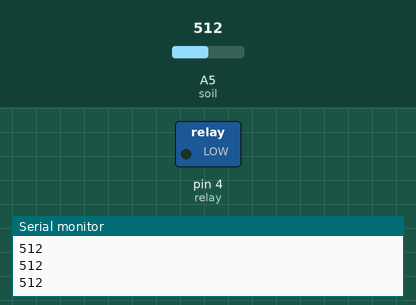
This sketch was run on a simulated Arduino Uno, built with avr-gcc and run on an emulated ATmega328P. Parts: switched loads named in the sketch (green lamp = pin HIGH), the last lines printed to the serial monitor. The test bench sets the inputs (shaded band); at power-on: A5 (soil) = 512.

Above: at 1.2 s.
1.3 s: A5 (soil) set to 490
At 2.0 s:
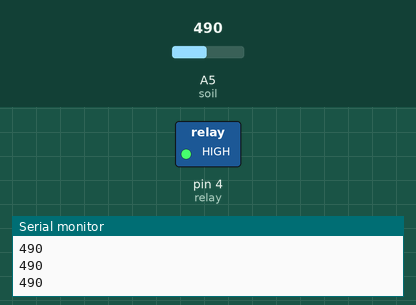
2.8 s: A5 (soil) set to 510
At 3.2 s:
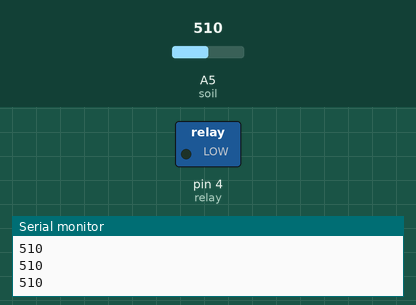
4.3 s: A5 (soil) set to 306
At 5.5 s:
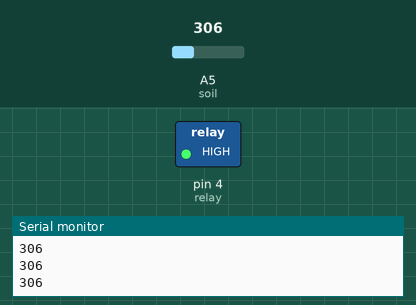
Timing chart, 0 to 7.3 s (numbered marks = the images above; inputs shaded):
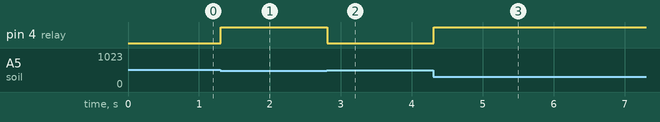

Measured:
- the behaviour switches between 500 and 499 on A5 (soil) (found by bisection; images 0 and 1)
- after the input at 1.3 s, pin 4 (relay): LOW → HIGH at once
- after the input at 2.8 s, pin 4 (relay): HIGH → LOW at once
- after the input at 4.3 s, pin 4 (relay): LOW → HIGH at once

The sketch:

part6.ino
```cpp
/*part6  USE Soil moisture sensor CONTROL Relay
 According to the intensity of light motor speed control */
int soil  = A5;// The analog A5 pin,read Soil moisture
int relay = 4; // The digital 4 pin,driving the Relay
void setup() {
  pinMode(soil,INPUT_PULLUP);// initialize the soil pin as an input.
  pinMode(relay,OUTPUT);// initialize the relay pin as an output.
  Serial.begin(9600);//Open Serial out
}
void loop() {
  //Soil moisture sensor AOut pin ,The smaller the soil resistance, the higher the output voltage
  //Soil moisture sensor DOut pin,if AOut>2.5V,DOut=5V;if AOut<2.5V,DOut=0V;
    int value=analogRead(soil);//Don't use pure water test
    Serial.println(value);//print value to PC
    if(value<500){//set the default value ,you can set it then more or less to do something
    digitalWrite(relay,HIGH);//turn on the relay
    }else digitalWrite(relay,LOW);//turn off the relay
}
```
